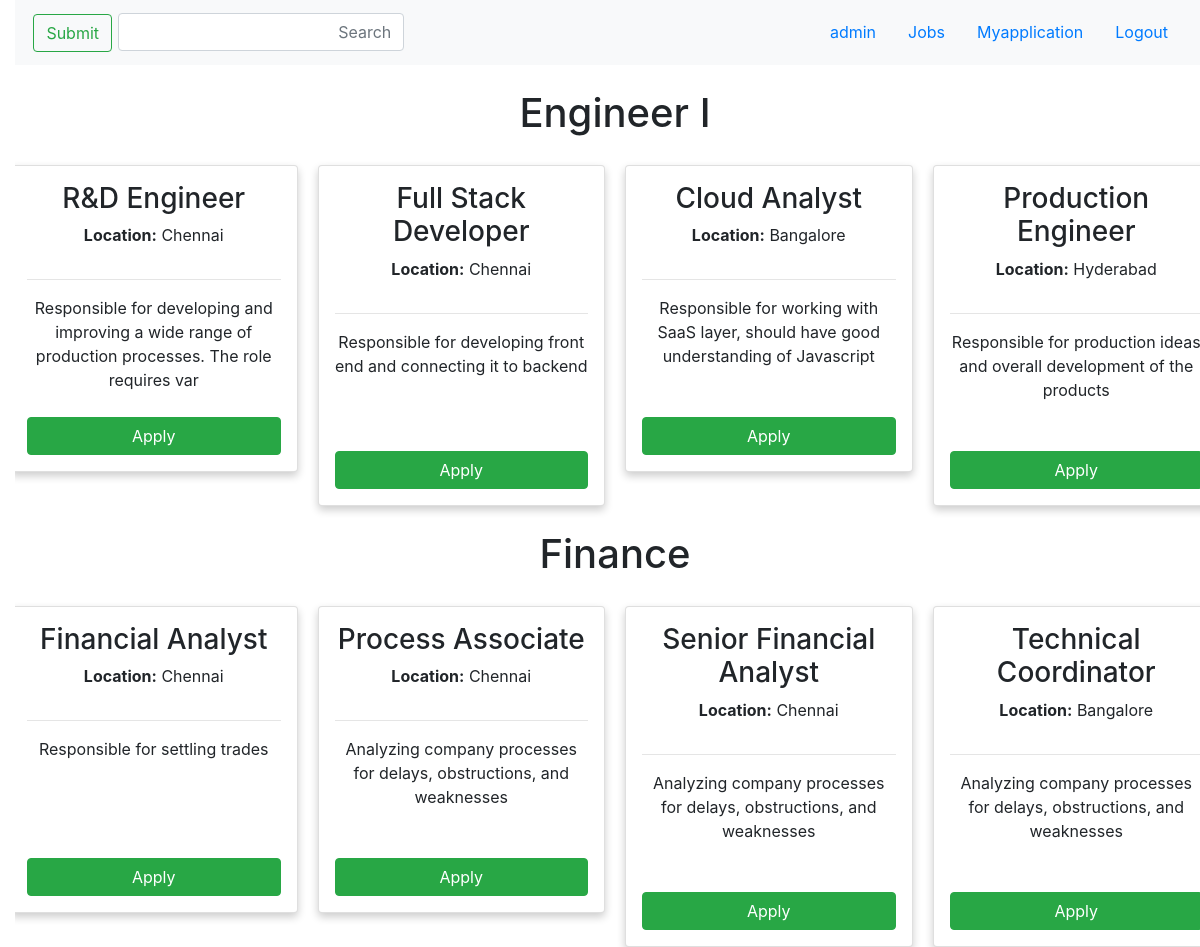
Page /loginform.php (signed in) on the committed database.
### tables this page shows
CREATE TABLE `job` (
  `id` int(10) NOT NULL,
  `title` varchar(50) NOT NULL,
  `category` varchar(20) NOT NULL,
  `location` varchar(20) NOT NULL,
  `details` varchar(100) NOT NULL
);

### loginform.php (the view, shortened to what this page needs)
<?php
include('conn.php');
?>
<!doctype html>
<html lang="ar" dir="rtl">
  <head>
    <link rel="stylesheet" href="https://maxcdn.bootstrapcdn.com/bootstrap/4.0.0/css/bootstrap.min.css">
  </head>
  <body>
  <nav class="navbar bg-light">
  <div class="container-fluid text-left">
    <form class="d-flex">
    <a class="nav-link" href="http://localhost/Dashboard/logout.php">Logout</a>
    <a class="nav-link" href="myapplication.php">Myapplication</a>
    <a class="nav-link" href="http://localhost/Dashboard/loginform.php">Jobs</a>
    <a class="nav-link" href="user_profile.php"><?php echo $_SESSION['username']?></a>
    </form>
    <form class="navbar-brand text-center" method="Post" action="loginform.php">
      <input style="display:inline-block;width:80%;" class="form-control me-2" id="searchtext" name="searchtext" type="text" placeholder="Search">
      <input type="submit" id="searchbtn" class="btn btn-outline-success" name="searchbtn">
    </form>
  </div>
</nav>
</head>
<?php
if(isset($_POST["searchbtn"]))
{
  $search=$_POST["searchtext"];
  $query="select * from `job` where `title` like '%$search%'";
  $searchresult = mysqli_query($con, $query);
  while($rows = mysqli_fetch_array($searchresult))
    {?>
    <div class="column">
      <div class="card">
        <h3><?php echo $rows["title"]; ?></h3>
        <p><strong>Location:</strong> <?php echo $rows["location"]; ?></p>
        <hr>
        <p style="height:100px;"><?php echo $rows["details"]; ?></p>
        <input type="submit" name="apply" style="margin-top:5px;" class="btn btn-success" value="Apply" />
      </div>
    </div>
    <?php
  }
}
else
{?>
<body>
<?php
  $query = "SELECT * FROM job group by category";
  $result = mysqli_query($con, $query);
    while($row = mysqli_fetch_array($result))
    {
      $cat=$row['category'];
    ?>
    <br>
    <center><h1><?php echo $row['category']?></h1></center>
    <div class="row">
    <?php
      $query1 = "SELECT * FROM job where category='$cat'";
      $result2 = mysqli_query($con, $query1);
    while($rows = mysqli_fetch_array($result2))
    {?>
    <div class="column">
      <form method="post" action="loginform.php">
      <div class="card">
        <h3><?php echo $rows["title"]; ?></h3>
        <p><strong>Location:</strong> <?php echo $rows["location"]; ?></p>
        <hr>
        <p style="height:100px;"><?php echo $rows["details"]; ?></p>
        <input type="submit" name="apply" style="margin-top:5px;" class="btn btn-success" value="Apply" />
      </div>
      </form>
    </div>
    <?php
  }?>
  </div>
<?php
}?>
<?php
}?>

### loginform.php (style rules this page uses)
* { box-sizing: border-box; }
body { font-family: Arial, Helvetica, sans-serif; }
.column { float: left; width: 25%; padding: 0 10px; }
.row { margin: 0 -5px; }
.row:after { content: ""; display: table; clear: both; }
.card { box-shadow: 0 4px 8px 0 rgba(0, 0, 0, 0.2); padding: 16px; margin-top:20px; text-align: center; background-color: #f1f1f1; }

### rows in the picture
job: category "Engineer I", title "Production Engineer", location "Hyderabad", details "Responsible for production ideas and overall development of the products"
job: title "Cloud Analyst", location "Bangalore", details "Responsible for working with SaaS layer, should have good understanding of Javascript"
job: title "Full Stack Developer", location "Chennai", details "Responsible for developing front end and connecting it to backend"
job: title "R&D Engineer", location "Chennai", details "Responsible for developing and improving a wide range of production processes. The role requires var"
job: category "Finance", title "Technical Coordinator", location "Bangalore", details "Analyzing company processes for delays, obstructions, and weaknesses"
job: title "Senior Financial Analyst", location "Chennai", details "Analyzing company processes for delays, obstructions, and weaknesses"
job: title "Process Associate", location "Chennai", details "Analyzing company processes for delays, obstructions, and weaknesses"
job: title "Financial Analyst", location "Chennai", details "Responsible for settling trades"

### other values in the picture
$_SESSION['username'] "admin"
